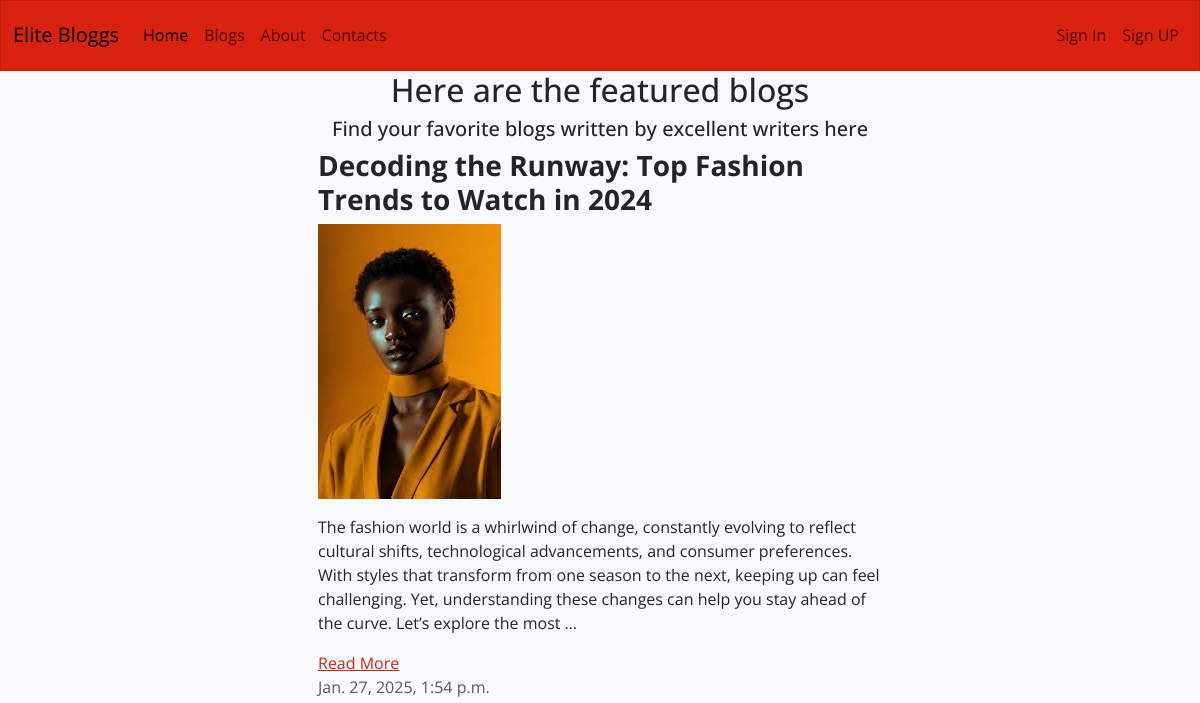
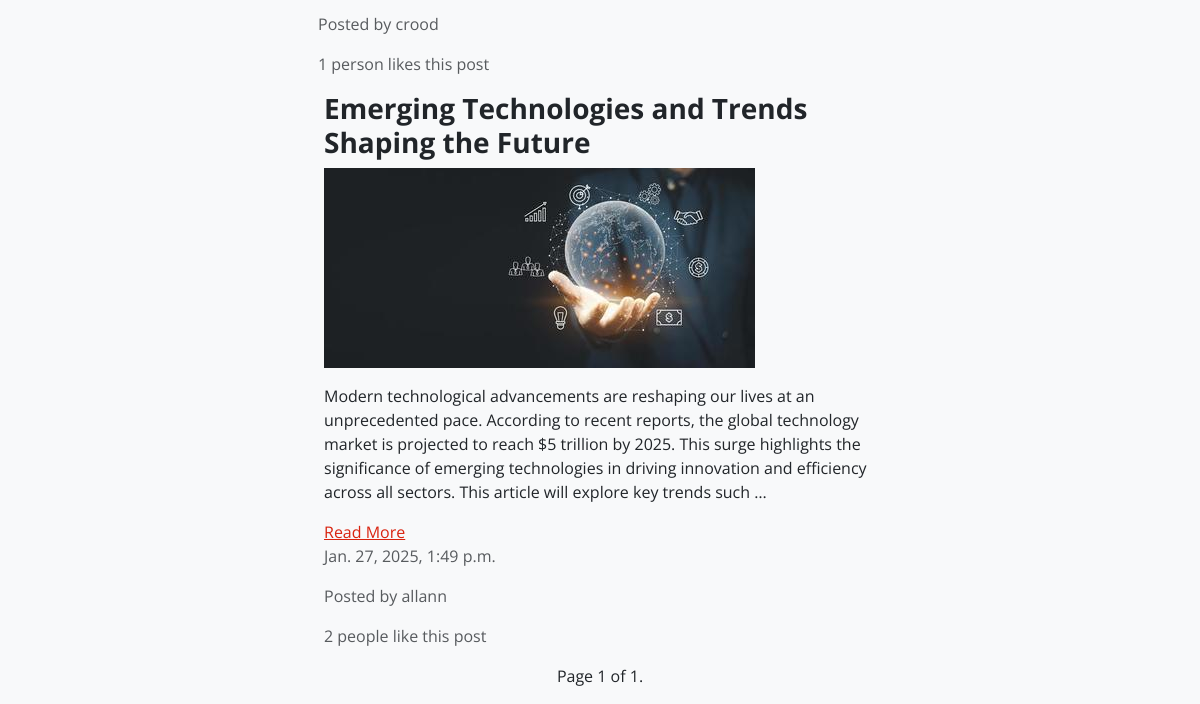
/blog/, run on an earlier commit of the app's database (2 pictures, top to bottom).
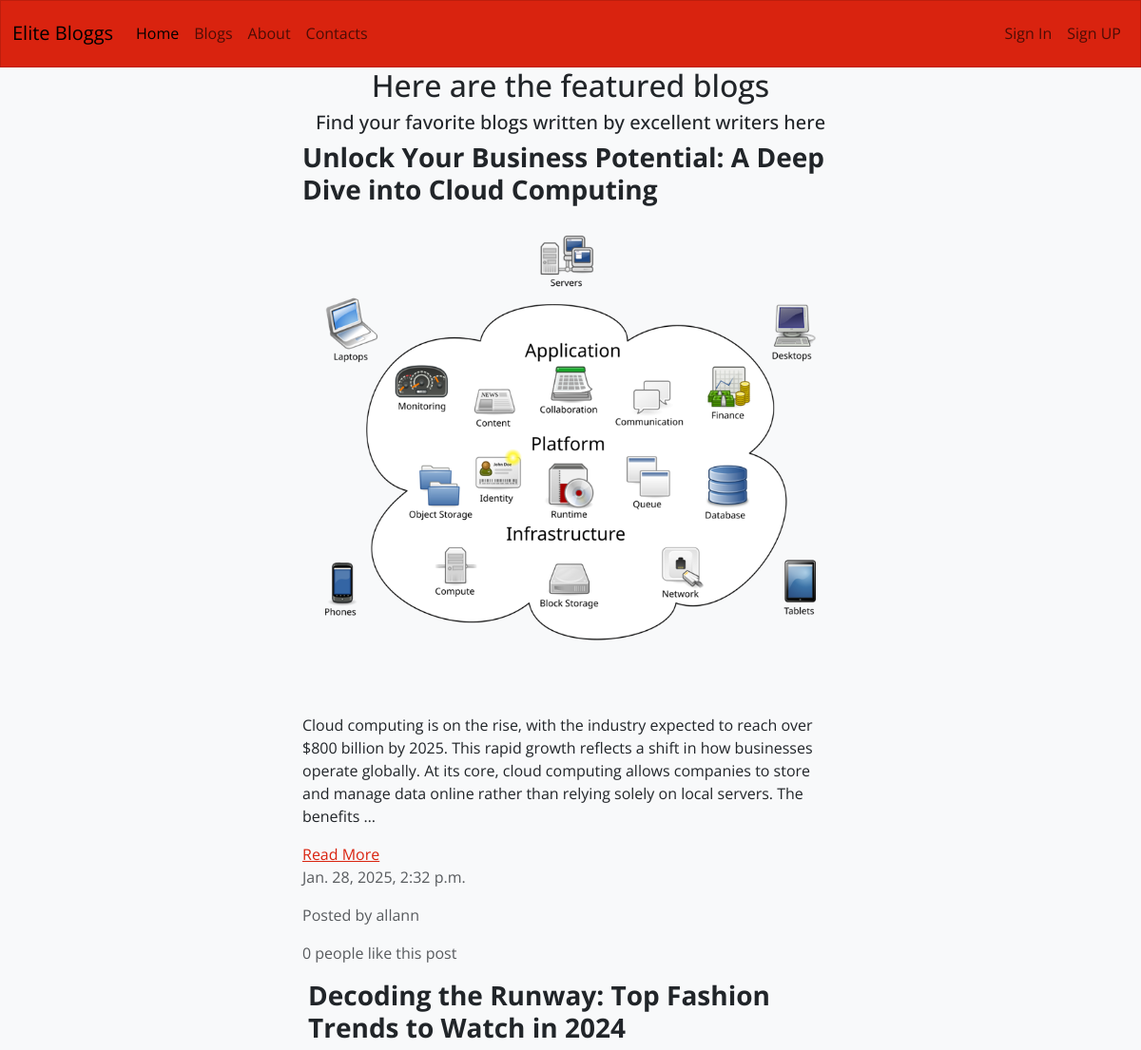
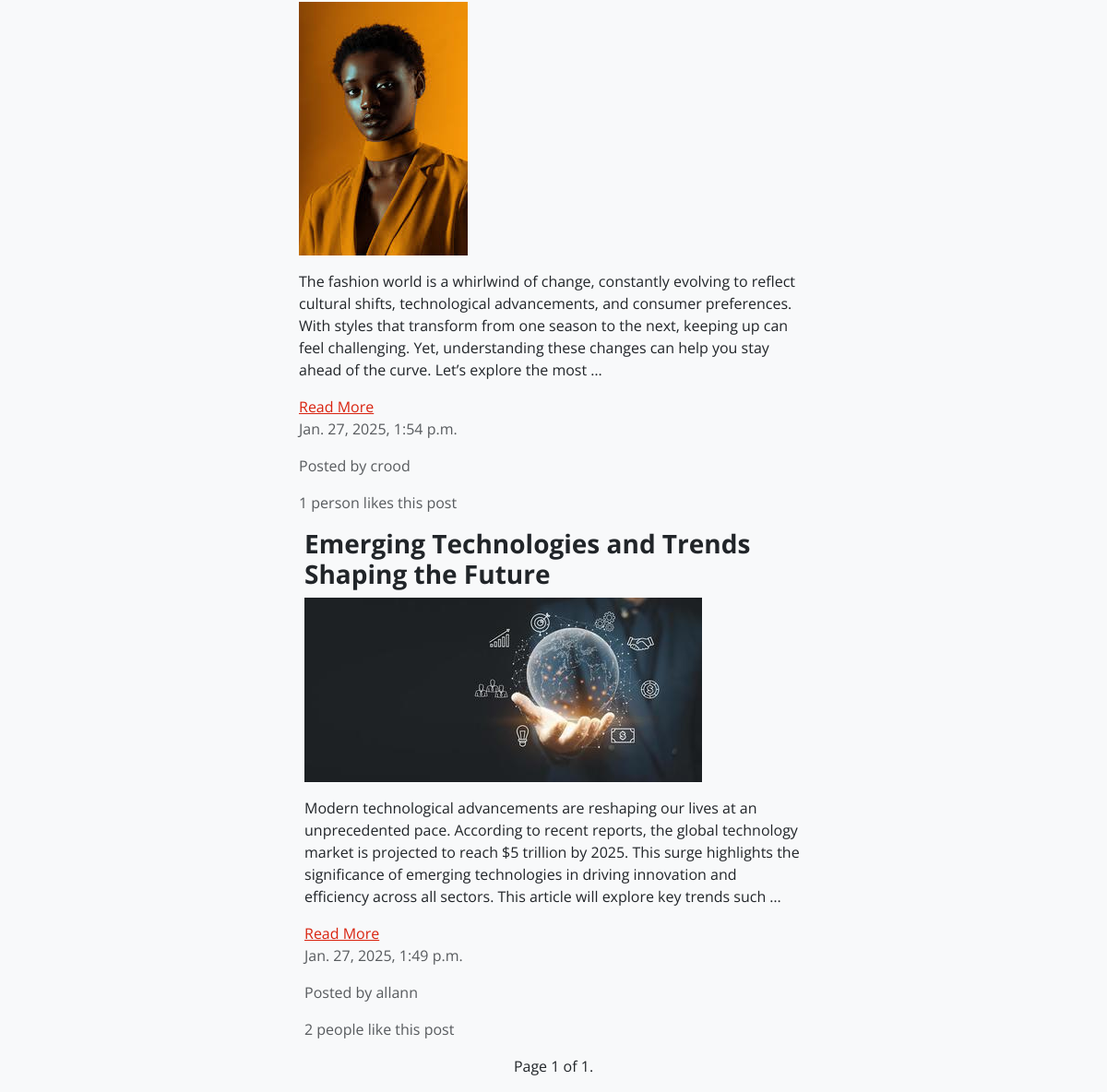
And on a later commit of the database (2 pictures, top to bottom).
### posts/models.py (models this page shows, shortened)
class Article(models.Model):
    title = models.CharField(max_length=255)
    content = HTMLField()
    date_posted = models.DateTimeField(auto_now_add=True)
    author = models.ForeignKey(User, on_delete=models.CASCADE)
    featured = models.BooleanField(default=False)
    category = models.ForeignKey('Category', on_delete=models.CASCADE)
    likes = models.ManyToManyField(User, related_name='likes', blank=True)
    image = models.ImageField(default='default.jpg', upload_to='images/')

### posts/views.py (the view)
# urls.py: path('blog/', Blog.as_view(), name='blog'),
class Blog(ListView):
    model = Article
    template_name = 'posts/blog.html'
    context_object_name = 'articles'
    queryset = Article.objects.all().filter(featured=True).order_by('-date_posted')
    paginate_by = 5

### posts/templates/posts/blog.html (shortened to what this page needs)
{% extends 'posts/base.html' %}
{% block content %}
    <div class="row mx-md-0 mx-3">
        <div class="col-md-6 offset-md-3">
            <h2 class="text-center">Here are the featured blogs</h2>
            <h5 class="text-center">Find your favorite blogs written by excellent writers here</h5>
    </div>
    {% for object in object_list %}
        <div class="row mx-md-0 mx-3">
            <div class="col-md-6 offset-md-3">
                <h3 class="fw-bold">{{ object.title }}</h3>
                {% if object.image %}
                    <img src="{{ object.image.url }}" class="img-fluid" alt="{{ object.title }}">
                {% endif %}
                <div class="mt-3">
                    <p>{{ object.content | truncatewords_html:50 | safe }}</p>
                </div>
                <div>
                    <a href="{% url 'article-detail' object.id %}">Read More</a>
                </div>
                <p class="text-muted">{{ object.date_posted }}</p>
                <p class="text-muted"> Posted by {{ object.author.username }}</p>
                {% if object.likes.count == 1 %}
                    <p class="text-muted">{{ object.likes.count }} person likes this post</p>
                {% else %}
                    <p class="text-muted">{{ object.likes.count }} people like this post</p>
                {% endif %}
            </div>
    {% endfor %}
    </div>
    <nav>
        <ul class="pagination  mx-md-0 mx-3">
            <div class="mx-auto">
                <span class="step-links">
                    <span class="current">
                        Page {{ page_obj.number }} of {{ page_obj.paginator.num_pages }}.
                    </span>
            </div>
        </ul>
    </nav>
{% endblock %}

What changed in the data, as far as the page shows it:
added Article: title "Unlock Your Business Potential: A Deep Dive into Cloud Computing", image (picture), content "Cloud computing is on the rise, with the industry expected to reach over $800 billion by 2025. This rapid growth reflects a shift in how businesses operate globally. At its core, cloud computing allows companies to store and manage data online rather than relying solely on local servers. The benefits …", date_posted "Jan. 28, 2025, 2:32 p.m.", author.username "allann", likes.count "0"
